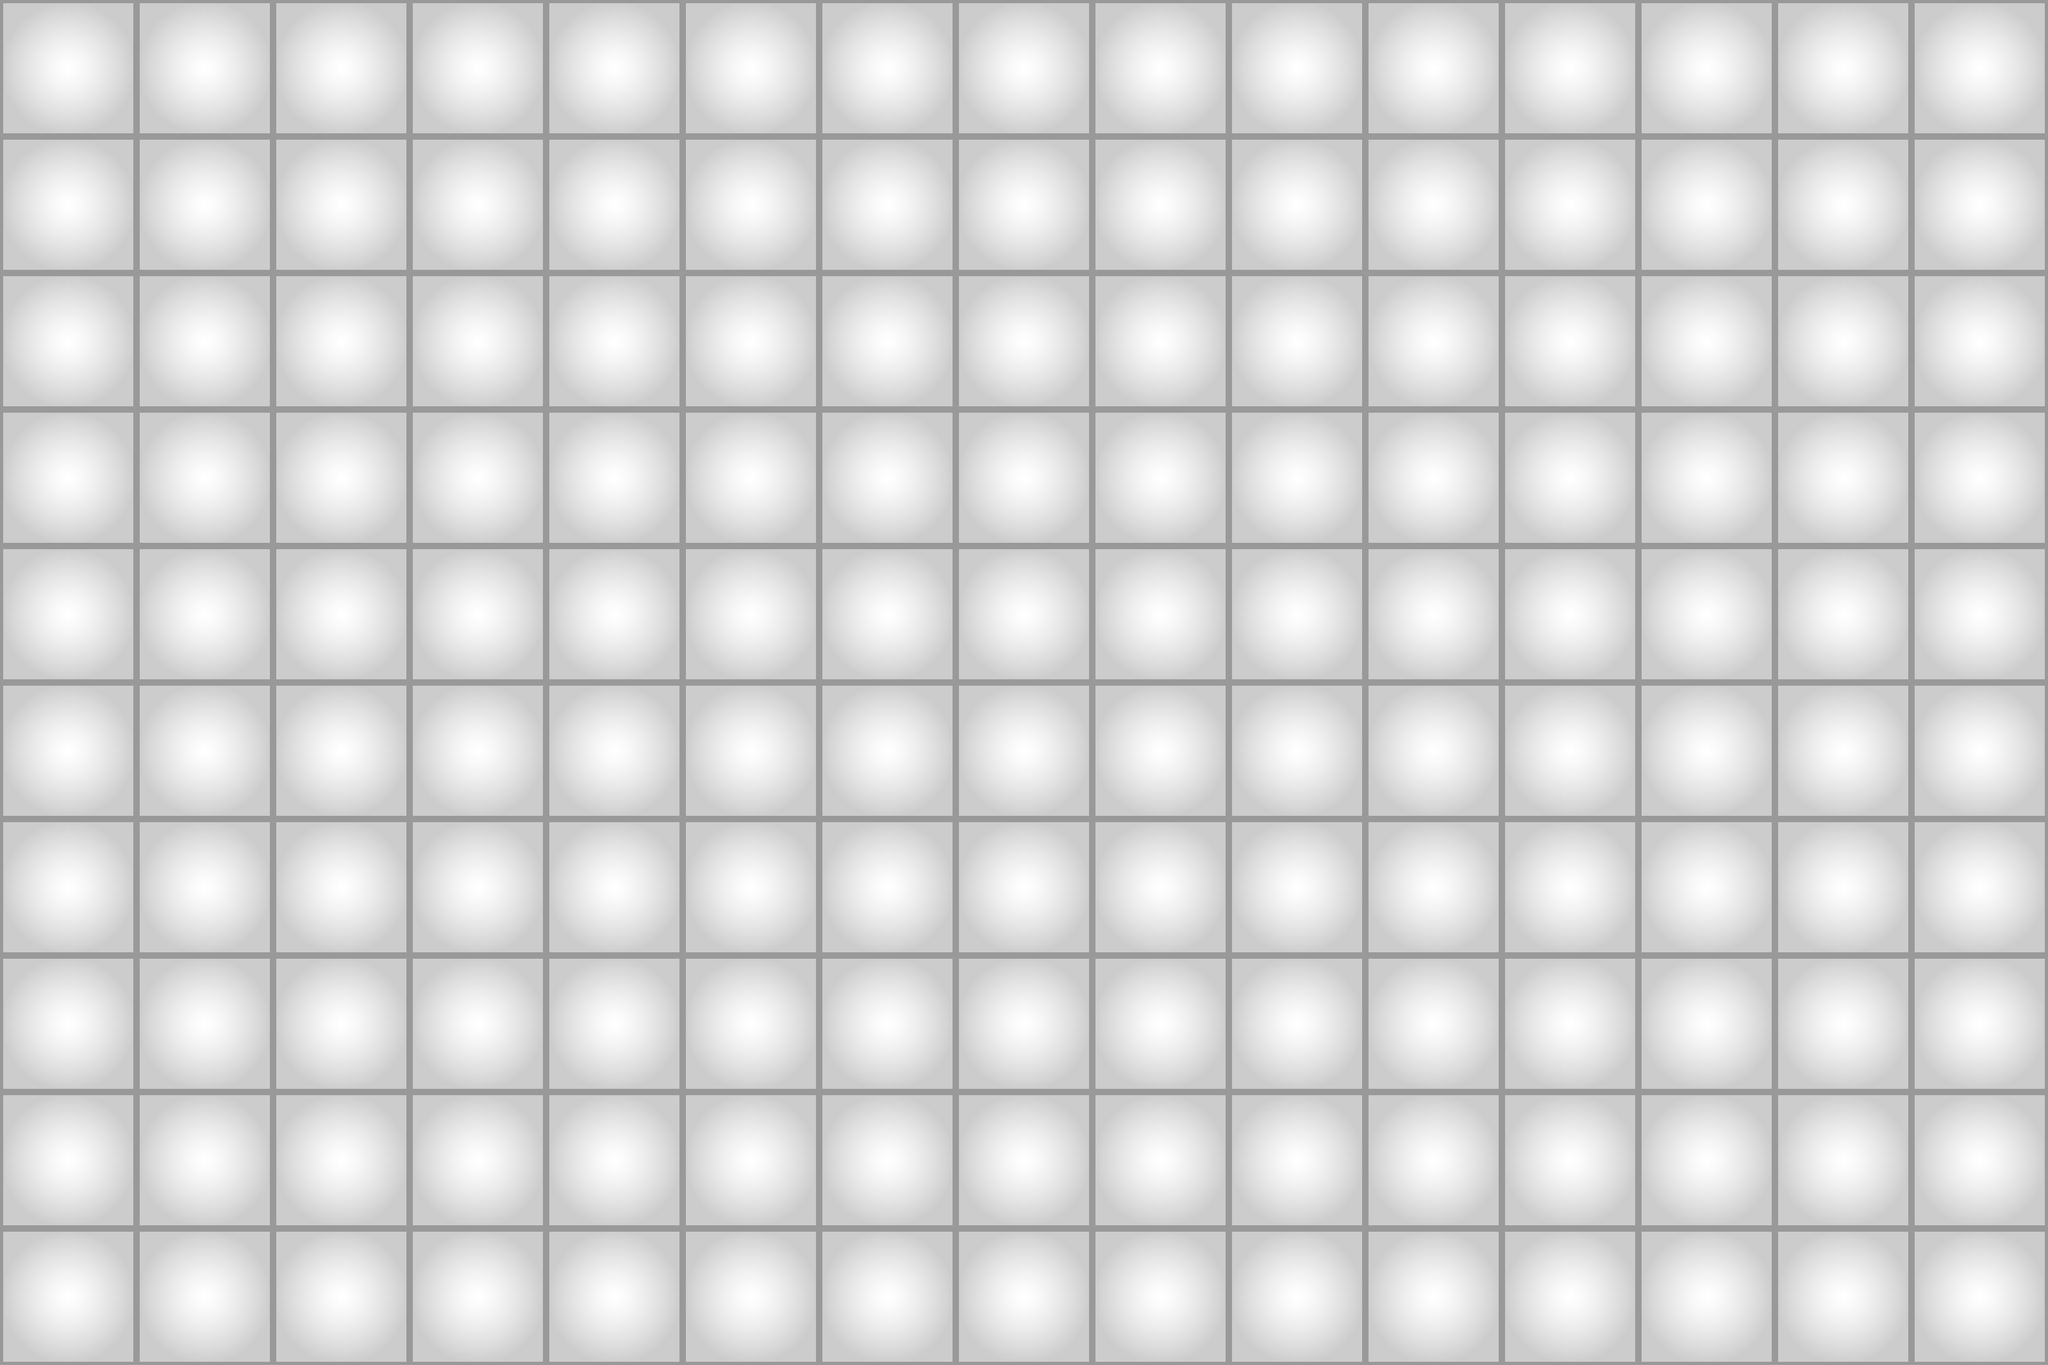

Rendered tile map (Tiled .tmx) drawn with the repository's tilesets; below, a short description and the full map source, tile grids included:
An orthogonal 30x20 tile map with 128x128 px tiles, 2 tile layers (Tile Layer 1, Walls), 2 tilesets and 13 objects (13x wall).

<map version="1.10" tiledversion="1.11.2" orientation="orthogonal" renderorder="right-down" width="30" height="20" tilewidth="128" tileheight="128" infinite="0" nextlayerid="4" nextobjectid="28">
 <tileset firstgid="1" source="Things.tsx" />
 <tileset firstgid="393" source="walls.tsx" />
 <layer id="1" name="Tile Layer 1" width="30" height="20">
  <data encoding="csv">
1,2,1,2,1,2,1,2,1,2,1,2,1,2,1,2,1,2,1,2,1,2,1,2,1,2,1,2,1,2,
29,30,29,30,29,30,29,30,29,30,29,30,29,30,29,30,29,30,29,30,29,30,29,30,29,30,29,30,29,30,
1,2,1,2,1,2,1,2,1,2,1,2,1,2,1,2,1,2,1,2,1,2,1,2,1,2,1,2,1,2,
29,30,29,30,29,30,29,30,29,30,29,30,29,30,29,30,29,30,29,30,29,30,29,30,29,30,29,30,29,30,
1,2,1,2,1,2,1,2,1,2,1,2,1,2,1,2,1,2,1,2,1,2,1,2,1,2,1,2,1,2,
29,30,29,30,29,30,29,30,29,30,29,30,29,30,29,30,29,30,29,30,29,30,29,30,29,30,29,30,29,30,
1,2,1,2,1,2,1,2,1,2,1,2,1,2,1,2,1,2,1,2,1,2,1,2,1,2,1,2,1,2,
29,30,29,30,29,30,29,30,29,30,29,30,29,30,29,30,29,30,29,30,29,30,29,30,29,30,29,30,29,30,
1,2,1,2,1,2,1,2,1,2,1,2,1,2,1,2,1,2,1,2,1,2,1,2,1,2,1,2,1,2,
29,30,29,30,29,30,29,30,29,30,29,30,29,30,29,30,29,30,29,30,29,30,29,30,29,30,29,30,29,30,
1,2,1,2,1,2,1,2,1,2,1,2,1,2,1,2,1,2,1,2,1,2,1,2,1,2,1,2,1,2,
29,30,29,30,29,30,29,30,29,30,29,30,29,30,29,30,29,30,29,30,29,30,29,30,29,30,29,30,29,30,
1,2,1,2,1,2,1,2,1,2,1,2,1,2,1,2,1,2,1,2,1,2,1,2,1,2,1,2,1,2,
29,30,29,30,29,30,29,30,29,30,29,30,29,30,29,30,29,30,29,30,29,30,29,30,29,30,29,30,29,30,
1,2,1,2,1,2,1,2,1,2,1,2,1,2,1,2,1,2,1,2,1,2,1,2,1,2,1,2,1,2,
29,30,29,30,29,30,29,30,29,30,29,30,29,30,29,30,29,30,29,30,29,30,29,30,29,30,29,30,29,30,
1,2,1,2,1,2,1,2,1,2,1,2,1,2,1,2,1,2,1,2,1,2,1,2,1,2,1,2,1,2,
29,30,29,30,29,30,29,30,29,30,29,30,29,30,29,30,29,30,29,30,29,30,29,30,29,30,29,30,29,30,
1,2,1,2,1,2,1,2,1,2,1,2,1,2,1,2,1,2,1,2,1,2,1,2,1,2,1,2,1,2,
29,30,29,30,29,30,29,30,29,30,29,30,29,30,29,30,29,30,29,30,29,30,29,30,29,30,29,30,29,30
</data>
 </layer>
 <layer id="2" name="Walls" width="30" height="20">
  <data encoding="csv">
0,0,0,0,0,0,0,0,0,0,0,0,0,0,0,0,0,0,0,0,0,0,0,0,0,0,0,0,0,0,
0,0,0,0,0,0,0,0,0,0,0,0,0,0,0,0,0,0,0,0,0,0,0,0,0,0,0,0,0,0,
0,0,0,0,0,0,0,0,0,0,0,0,0,0,0,0,0,0,0,0,0,0,0,0,0,0,0,0,0,0,
0,0,0,0,0,0,0,0,0,0,0,0,0,0,0,0,0,0,0,0,0,0,0,0,0,0,0,0,0,0,
0,0,0,0,0,0,0,0,0,0,0,0,0,0,0,0,0,0,0,0,0,0,0,0,0,0,0,0,0,0,
0,0,0,0,0,0,0,0,0,0,0,0,0,0,0,0,0,0,0,0,0,0,0,0,0,0,0,0,0,0,
0,0,0,0,0,0,0,0,0,0,0,0,0,0,0,0,0,0,0,0,0,0,0,0,0,0,0,0,0,0,
0,0,0,0,0,0,0,0,0,0,0,0,0,0,0,0,0,0,0,0,0,0,0,0,0,0,0,0,0,0,
0,0,0,0,0,0,0,0,0,0,0,0,0,0,0,16,0,0,0,0,0,0,0,0,0,0,0,0,0,0,
0,0,0,0,0,0,0,0,0,0,0,0,0,0,0,0,0,0,0,0,0,0,0,0,0,0,0,0,0,0,
0,0,0,0,0,0,0,0,0,0,0,0,0,0,0,0,0,0,0,0,0,0,0,0,0,0,0,0,0,0,
0,0,0,0,0,0,0,0,0,0,0,0,97,0,0,0,0,0,0,0,0,0,0,0,0,0,0,0,0,0,
0,0,0,0,0,0,0,0,0,0,0,0,0,0,0,0,0,0,0,0,0,0,0,0,0,0,0,0,0,0,
0,0,0,0,0,0,0,0,0,0,0,0,0,0,0,0,0,0,0,0,0,0,0,0,0,0,0,0,0,0,
0,0,0,0,0,0,0,0,0,0,0,0,0,0,0,0,0,0,0,0,0,0,0,0,0,0,0,0,0,0,
0,0,0,0,0,0,0,0,0,0,0,0,0,0,0,0,0,0,0,0,0,0,0,0,0,0,0,0,0,0,
0,0,0,0,0,0,0,0,0,0,0,0,0,0,0,0,0,0,0,0,0,0,0,0,0,0,0,0,0,0,
0,0,0,0,0,0,0,0,0,0,0,0,0,0,0,0,0,0,0,0,0,0,0,0,0,0,0,0,0,0,
0,0,0,0,0,0,0,0,0,0,0,0,0,0,0,0,0,0,0,0,0,0,0,0,0,0,0,0,0,0,
0,0,0,0,0,0,0,0,0,0,0,0,0,0,0,0,0,0,0,0,0,0,0,0,0,0,0,0,0,0
</data>
 </layer>
 <objectgroup draworder="index" id="3" name="Walls">
  <object id="6" name="wall" gid="394" x="217" y="681" width="575.667" height="141" />
  <object id="7" name="wall" gid="393" x="652" y="679" width="148" height="496" />
  <object id="9" name="wall" gid="393" x="1608.67" y="1877" width="140" height="1024" />
  <object id="11" name="wall" gid="394" x="1190.03" y="1382.15" width="995" height="141" />
  <object id="12" name="wall" gid="394" x="3019" y="1979" width="563" height="141" />
  <object id="14" name="wall" gid="393" x="3014" y="2401" width="140" height="958" />
  <object id="15" name="wall" gid="394" x="175" y="1999" width="563" height="141" />
  <object id="16" name="wall" gid="393" x="170" y="2371.42" width="140" height="512.455" />
  <object id="18" name="wall" gid="393" x="3206" y="1125" width="140" height="958" />
  <object id="27" name="wall" gid="394" x="-147.5" y="1.5" width="4139" height="141" />
  <object id="26" name="wall" gid="394" x="-145.5" y="2705.5" width="4123" height="141" />
  <object id="25" name="wall" gid="393" x="3846" y="2720" width="148" height="2860" />
  <object id="24" name="wall" gid="393" x="-148" y="2706" width="148" height="2845" />
 </objectgroup>
</map>
